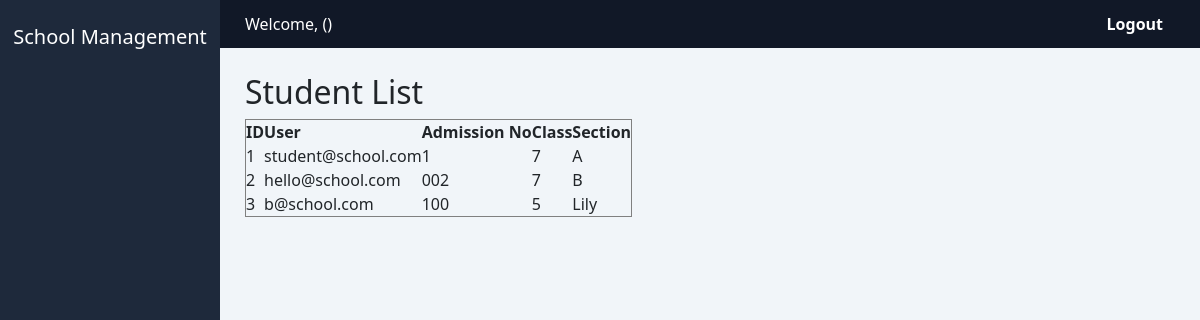
Page /dashboard/students/ on the committed database.
### profiles/models.py (models this page shows, shortened)
class StudentProfile(models.Model):
    user = models.OneToOneField(CustomUser, on_delete=models.CASCADE)
    admission_no = models.CharField(max_length=20, unique=True)
    class_name = models.CharField(max_length=20)
    section = models.CharField(max_length=10)
    date_of_birth = models.DateField()

### accounts/models.py (models this page shows)
class CustomUser(AbstractUser):
    username = None
    email = models.EmailField(unique=True)
    ROLE_CHOICES = (
        ('ADMIN','Admin'),
        ('TEACHER','Teacher'),
        ('STUDENT','Student'),
        ('PARENT','Parent'),
    )
    role = models.CharField(max_length=10, choices=ROLE_CHOICES)
    USERNAME_FIELD = 'email'
    REQUIRED_FIELDS = []
    objects = CustomUserManager()
    def __str__(self):
        return self.email

### dashboard/views.py (the view)
# urls.py: path('students/', views.student_list, name='student_list'),
def student_list(request):
    students = StudentProfile.objects.all()
    return render(request, 'dashboard/student_list.html', {'students': students})

### audit/utils.py (called while the page is built)
def get_client_ip(request):
    x_forwarded_for = request.META.get('HTTP_X_FORWARDED_FOR')
    if x_forwarded_for:
        return x_forwarded_for.split(',')[0]
    return request.META.get('REMOTE_ADDR')

### dashboard/templates/dashboard/student_list.html
{% extends 'dashboard/base.html' %}
{% block content %}
<h2>Student List</h2>
<table border="1">
    <tr>
        <th>ID</th>
        <th>User</th>
        <th>Admission No</th>
        <th>Class</th>
        <th>Section</th>
    </tr>
    {% for student in students %}
    <tr>
        <td>{{ student.id }}</td>
        <td>{{ student.user }}</td>
        <td>{{ student.admission_no }}</td>
        <td>{{ student.class_name }}</td>
        <td>{{ student.section }}</td>
    </tr>
    {% endfor %}
</table>
{% endblock %}

### dashboard/templates/dashboard/base.html (shortened to what this page needs)
{% load static %}
<!DOCTYPE html>
<html>
<head>
    <link href="https://cdn.jsdelivr.net/npm/bootstrap@5.3.2/dist/css/bootstrap.min.css" rel="stylesheet">
    <link rel="stylesheet" href="{% static 'css/style.css' %}">
</head>
<body>
<div class="sidebar">
    <h5 class="text-center mb-4">School Management</h5>
</div>
<div class="topbar d-flex justify-content-between">
    <div>
        Welcome, {{ request.user.email }} ({{ request.user.role|title }})
    </div>
    <div>
        <a href="{% url 'logout' %}" class="logout-btn">Logout</a>
    </div>
</div>
<div class="content">
    {% block content %}{% endblock %}
</div>
</body>
</html>

### static/css/style.css (style rules this page uses)
* { margin: 0; padding: 0; box-sizing: border-box; font-family: 'Segoe UI', 'Arial', sans-serif; }
body { background-color: #f1f5f9; min-height: 100vh; }
.sidebar { height: 100vh; background-color: #1e293b; color: white; padding-top: 25px; position: fixed; width: 220px; transition: width 0.3s ease; }
.topbar { background-color: #111827; color: white; padding: 12px 25px; margin-left: 220px; display: flex; justify-content: space-between; align-items: center; }
.logout-btn { color: white; text-decoration: none; font-weight: 600; padding: 6px 12px; border-radius: 6px; transition: 0.2s; }
.content { margin-left: 220px; padding: 25px; }

### rows in the picture
StudentProfile: id "1", user "student@school.com", admission_no "1", class_name "7", section "A"
StudentProfile: id "2", user "hello@school.com", admission_no "002", class_name "7", section "B"
StudentProfile: id "3", user "b@school.com", admission_no "100", class_name "5", section "Lily"
